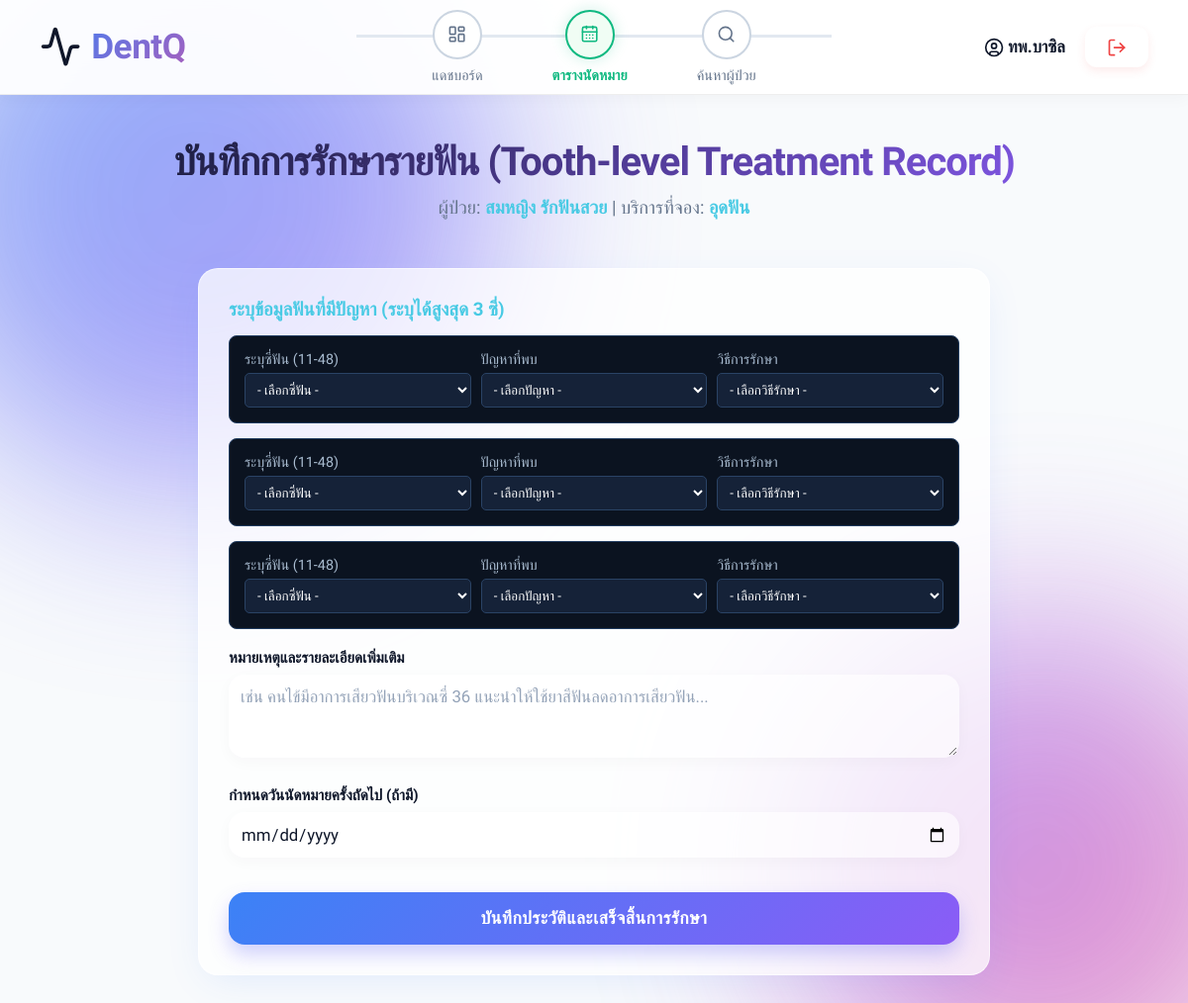
/treatment.php?appt_id=2 (signed in), run on the app's committed database.
### tables this page shows
CREATE TABLE `appointment` (
  `Appointment_ID` int(11) NOT NULL,
  `Patient_ID` int(11) DEFAULT NULL,
  `Dentist_ID` int(11) DEFAULT NULL,
  `Service_ID` int(11) DEFAULT NULL,
  `Appt_Date` date DEFAULT NULL,
  `Time_Slot` time DEFAULT NULL,
  `Status` varchar(20) DEFAULT 'Pending'
);

CREATE TABLE `patient` (
  `Patient_ID` int(11) NOT NULL,
  `Name_Surname` varchar(100) NOT NULL,
  `Phone` varchar(20) DEFAULT NULL,
  `Email` varchar(100) NOT NULL,
  `Password` varchar(255) NOT NULL
);

CREATE TABLE `service` (
  `Service_ID` int(11) NOT NULL,
  `Service_Name` varchar(100) NOT NULL,
  `Description` text DEFAULT NULL,
  `Duration` int(11) NOT NULL,
  `Price` decimal(10,2) NOT NULL
);

### treatment.php (the view, shortened to what this page needs)
<?php
require_once '../includes/db.php';
$appt_id = isset($_GET['appt_id']) ? (int)$_GET['appt_id'] : 0;
$sql_appt = "SELECT a.*, p.Name_Surname, s.Service_Name
             FROM Appointment a
             JOIN Patient p ON a.Patient_ID = p.Patient_ID
             JOIN Service s ON a.Service_ID = s.Service_ID
             WHERE a.Appointment_ID = $appt_id";
$appt_result = $conn->query($sql_appt);
$appt = $appt_result->fetch_assoc();
include '../includes/header.php';
?>
<div class="dashboard-header">
    <h2>บันทึกการรักษารายฟัน (Tooth-level Treatment Record)</h2>
    <p>ผู้ป่วย: <span style="color:#48cae4; font-weight:bold;"><?php echo htmlspecialchars($appt['Name_Surname']); ?></span> |
       บริการที่จอง: <span style="color:#48cae4; font-weight:bold;"><?php echo htmlspecialchars($appt['Service_Name']); ?></span></p>
</div>
<div class="booking-container" style="max-width: 800px; margin: 0 auto; background: #152238; padding: 30px; border-radius: 10px; border: 1px solid #2a4365;">
    <form action="treatment.php" method="POST">
        <h3 style="color: #48cae4; margin-bottom: 15px;">ระบุข้อมูลฟันที่มีปัญหา (ระบุได้สูงสุด 3 ซี่)</h3>
        <?php for($i=1; $i<=3; $i++): ?>
            <div style="display: flex; gap: 10px; margin-bottom: 15px; background: #0b1320; padding: 15px; border-radius: 8px; border: 1px solid #1f3a5e;">
                <div style="flex: 1;">
                    <label style="color:#a9bcd0; font-size:0.9rem; display:block; margin-bottom:5px;">ระบุซี่ฟัน (11-48)</label>
                    <select name="tooth_id[]" style="width: 100%; padding: 8px; border-radius: 5px; background: #152238; color: white; border: 1px solid #2a4365;">
                        <option value="">- เลือกซี่ฟัน -</option>
                    </select>
                </div>
                <div style="flex: 1;">
                    <label style="color:#a9bcd0; font-size:0.9rem; display:block; margin-bottom:5px;">ปัญหาที่พบ</label>
                    <select name="problem_id[]" style="width: 100%; padding: 8px; border-radius: 5px; background: #152238; color: white; border: 1px solid #2a4365;">
                        <option value="">- เลือกปัญหา -</option>
                    </select>
                </div>
                <div style="flex: 1;">
                    <label style="color:#a9bcd0; font-size:0.9rem; display:block; margin-bottom:5px;">วิธีการรักษา</label>
                    <select name="treatment_id[]" style="width: 100%; padding: 8px; border-radius: 5px; background: #152238; color: white; border: 1px solid #2a4365;">
                        <option value="">- เลือกวิธีรักษา -</option>
                    </select>
                </div>
            </div>
        <?php endfor; ?>
        <div class="input-group" style="margin-top: 20px;">
            <label>หมายเหตุและรายละเอียดเพิ่มเติม</label>
            <textarea name="note" rows="3" placeholder="เช่น คนไข้มีอาการเสียวฟันบริเวณซี่ 36 แนะนำให้ใช้ยาสีฟันลดอาการเสียวฟัน..." style="width: 100%; padding: 10px; border-radius: 5px; background: #0b1320; color: white; border: 1px solid #2a4365; box-sizing: border-box;"></textarea>
        </div>
        <div class="input-group" style="margin-top: 15px;">
            <label>กำหนดวันนัดหมายครั้งถัดไป (ถ้ามี)</label>
            <input type="date" name="next_date" min="<?php echo date('Y-m-d'); ?>" style="width: 100%; padding: 10px; border-radius: 5px; background: #0b1320; color: white; border: 1px solid #2a4365; box-sizing: border-box;">
        </div>
        <button type="submit" name="save_treatment" class="btn" style="margin-top: 25px; width: 100%;">บันทึกประวัติและเสร็จสิ้นการรักษา</button>
    </form>
</div>
<?php include '../includes/footer.php'; ?>

### style.css (style rules this page uses)
:root { --primary: #3b82f6; --primary-hover: #2563eb; --secondary: #8b5cf6; --accent: #ec4899; --bg-color: #f8fafc; --card-bg: rgba(255, 255, 255, 0.75); --card-border: rgba(255, 255, 255, 0.6); --text-main: #0f172a; --text-muted: #64748b; --shadow-soft: 0 10px 40px -10px rgba(59, 130, 246, 0.15); --shadow-hover: 0 20px 40px -5px rgba(139, 92, 246, 0.2); }
* { margin: 0; padding: 0; box-sizing: border-box; font-family: 'Prompt', 'Inter', sans-serif; }
body { background-color: var(--bg-color); color: var(--text-main); min-height: 100vh; display: flex; flex-direction: column; align-items: center; justify-content: center; overflow-x: hidden; position: relative; }
body::before, body::after { content: ''; position: fixed; border-radius: 50%; filter: blur(100px); z-index: -1; animation: blobMove 15s infinite alternate cubic-bezier(0.4, 0, 0.2, 1); opacity: 0.6; }
body::before { width: 600px; height: 600px; background: linear-gradient(135deg, var(--primary), var(--secondary)); top: -100px; left: -100px; }
body::after { width: 500px; height: 500px; background: linear-gradient(135deg, var(--secondary), var(--accent)); bottom: -100px; right: -100px; animation-delay: -5s; animation-duration: 20s; }
.input-group { margin-bottom: 25px; width: 100%; position: relative; }
.input-group label { display: block; margin-bottom: 8px; font-size: 0.95rem; color: var(--text-main); font-weight: 600; transition: color 0.3s; }
.input-group input, .input-group select, .input-group textarea { width: 100%; padding: 16px 20px; background: rgba(255, 255, 255, 0.6) !important; border: 2px solid transparent !important; border-radius: 16px !important; color: var(--text-main) !important; font-size: 1.05rem !important; outline: none !important; transition: all 0.3s cubic-bezier(0.4, 0, 0.2, 1) !important; box-shadow: 0 4px 15px rgba(0,0,0,0.03) !important; font-weight: 500; }
.input-group input::placeholder, .input-group textarea::placeholder { color: #94a3b8 !important; font-weight: 400; }
.btn { width: 100%; padding: 16px 24px; background: linear-gradient(135deg, var(--primary) 0%, var(--secondary) 100%) !important; color: #ffffff !important; border: none !important; border-radius: 16px !important; font-size: 1.1rem !important; font-weight: 700 !important; cursor: pointer !important; transition: all 0.3s cubic-bezier(0.4, 0, 0.2, 1) !important; box-shadow: 0 10px 20px rgba(99, 102, 241, 0.3) !important; margin-top: 10px !important; display: inline-block !important; text-align: center !important; text-decoration: none !important; letter-spacing: 0.5px; position: relative; overflow: hidden; z-index: 1; }
.btn::before { content: ''; position: absolute; top: 0; left: 0; width: 100%; height: 100%; background: linear-gradient(135deg, var(--secondary) 0%, var(--accent) 100%); opacity: 0; transition: opacity 0.3s ease; z-index: -1; }
.dashboard-header { text-align: center; margin-bottom: 50px; }
.dashboard-header h2 { font-size: 2.5rem; font-weight: 800; background: linear-gradient(135deg, var(--text-main), var(--secondary)); -webkit-background-clip: text; -webkit-text-fill-color: transparent; margin-bottom: 12px; letter-spacing: -1px; }
.dashboard-header p { color: var(--text-muted); font-size: 1.15rem; font-weight: 500; }
.booking-container { background: var(--card-bg) !important; backdrop-filter: blur(15px); border: 1px solid var(--card-border) !important; box-shadow: var(--shadow-soft) !important; border-radius: 20px !important; padding: 25px; }

### data on the page
appointment: Patient_ID.Name_Surname "สมหญิง รักฟันสวย", Service_ID.Service_Name "อุดฟัน"

### other printed values
$_SESSION['user_name'] "ทพ.บาซิล"
